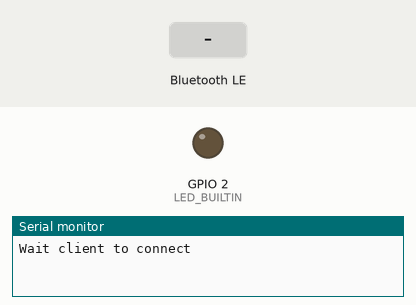
This sketch was run on a simulated ESP32. Shown: output pins drawn as LEDs (lit = HIGH), the last lines printed to the serial monitor. Inputs (shaded band) come from the test bench. Nothing arrives over Bluetooth unless stated; a phone connects over Bluetooth LE 3 s after start.

Above: at 1.2 s.
1.3 s: Bluetooth LE write "on" received
At 2.4 s:
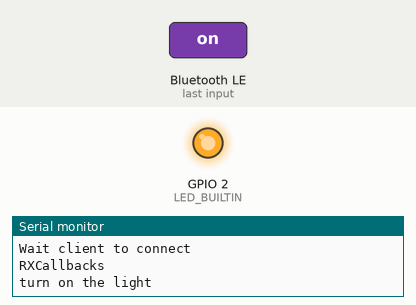
2.8 s: Bluetooth LE write "off" received
At 3.5 s:
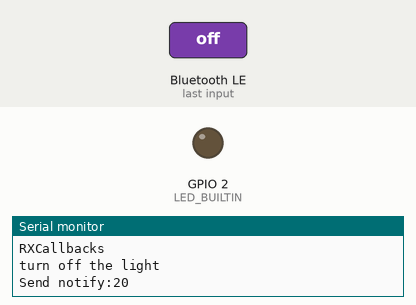
Timing chart, 0 to 5.8 s (numbered marks = the images above; inputs shaded):
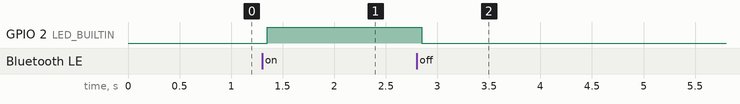

The sketch:

esp32_ble.ino
```cpp
#include<BLEDevice.h>
#include<BLEServer.h>
#include<BLEUtils.h>
#include<BLE2902.h>

/*#define SERVICE_UUID "12345678-1234-1234-1234-1234567890ab"
#define CHARACTERISTIC_UUID_TX "11111111-2222-3333-4444-555555555555"
#define CHARACTERISTIC_UUID_RX "aaaaaaaa-bbbb-cccc-dddd-eeeeeeeeeeee"*/

#define SERVICE_UUID           "6e400001-b5a3-f393-e0a9-e50e24dcca9e"
#define CHARACTERISTIC_UUID_RX "6e400002-b5a3-f393-e0a9-e50e24dcca9e"
#define CHARACTERISTIC_UUID_TX "6e400003-b5a3-f393-e0a9-e50e24dcca9e"
#define BATT_UUID (uint16_t)0x180F

uint8_t battLevel=100;
const int LED_BUILTIN=2;
bool bleConnected=false;
BLECharacteristic *pCharact_TX;
BLECharacteristic *pCharactBatt;

class RXCallbacks:public BLECharacteristicCallbacks
{
  void onWrite(BLECharacteristic *pCharact)
  {
    Serial.println("RXCallbacks");
    std::string rxVal=pCharact->getValue();

    if(rxVal=="on")
    {
      Serial.println("turn on the light");
      digitalWrite(LED_BUILTIN,HIGH);
    }
    else if(rxVal=="off")
    {
      Serial.println("turn off the light");
      digitalWrite(LED_BUILTIN,LOW);
    }
  }
};

class ServerCallbacks:public BLEServerCallbacks
{
  void onConnect(BLEServer * pServer)
  {
    bleConnected=true;
  }

  void onDisconnect(BLEServer *pServer)
  {
    bleConnected=false;
    Serial.println("Disconnected");
    BLEDevice::startAdvertising();
  }
};

void setup()
{
  Serial.begin(115200);
  pinMode(LED_BUILTIN,OUTPUT);

  BLEDevice::init("ESP32 BLE Dev module");
  BLEServer *pServer=BLEDevice::createServer();
  pServer->setCallbacks(new ServerCallbacks());
  //TX RX Service
  BLEService *pService=pServer->createService(SERVICE_UUID);
  pCharact_TX=pService->createCharacteristic(CHARACTERISTIC_UUID_TX,BLECharacteristic::PROPERTY_NOTIFY|BLECharacteristic::PROPERTY_READ);
  BLECharacteristic *pCharact_RX=pService->createCharacteristic(CHARACTERISTIC_UUID_RX,BLECharacteristic::PROPERTY_WRITE);
  pCharact_TX->addDescriptor(new BLE2902());
  pCharact_RX->setCallbacks(new RXCallbacks());
  BLEDescriptor *pDesc=new BLEDescriptor((uint16_t)0x2901);
  pDesc->setValue("Control BLE LED");
  pCharact_RX->addDescriptor(pDesc);
  pService->start();

  //Battery Service
  BLEService *pBatteryService=pServer->createService(BATT_UUID);
  pCharactBatt=pBatteryService->createCharacteristic((uint16_t)0x2A19,BLECharacteristic::PROPERTY_READ|BLECharacteristic::PROPERTY_NOTIFY);
  BLEDescriptor *pBattDesc=new BLEDescriptor((uint16_t)0x2901);
  pBattDesc->setValue("Volume 0~100%");
  pCharactBatt->addDescriptor(pBattDesc);
  pCharactBatt->addDescriptor(new BLE2902());
  pBatteryService->start();

  pServer->getAdvertising()->start();

  Serial.println("Wait client to connect");
}

void loop()
{
  if(bleConnected)
  {
    int hallVal=hallRead();
    char buffer[5];
    itoa(hallVal,buffer,10);
    pCharact_TX->setValue(buffer);
    pCharact_TX->notify();
    Serial.printf("Send notify:%d\n",hallVal);

    pCharactBatt->setValue(&battLevel,1);
    pCharactBatt->notify();
    delay(1000);
    battLevel--;
    if(battLevel==0)
    {
      battLevel=100;
    }
  }

  delay(1000);
}
```

Measured:
- after the input at 1.3 s, GPIO 2 (LED_BUILTIN): LOW → HIGH after 0.05 s
- after the input at 2.8 s, GPIO 2 (LED_BUILTIN): HIGH → LOW after 0.05 s
